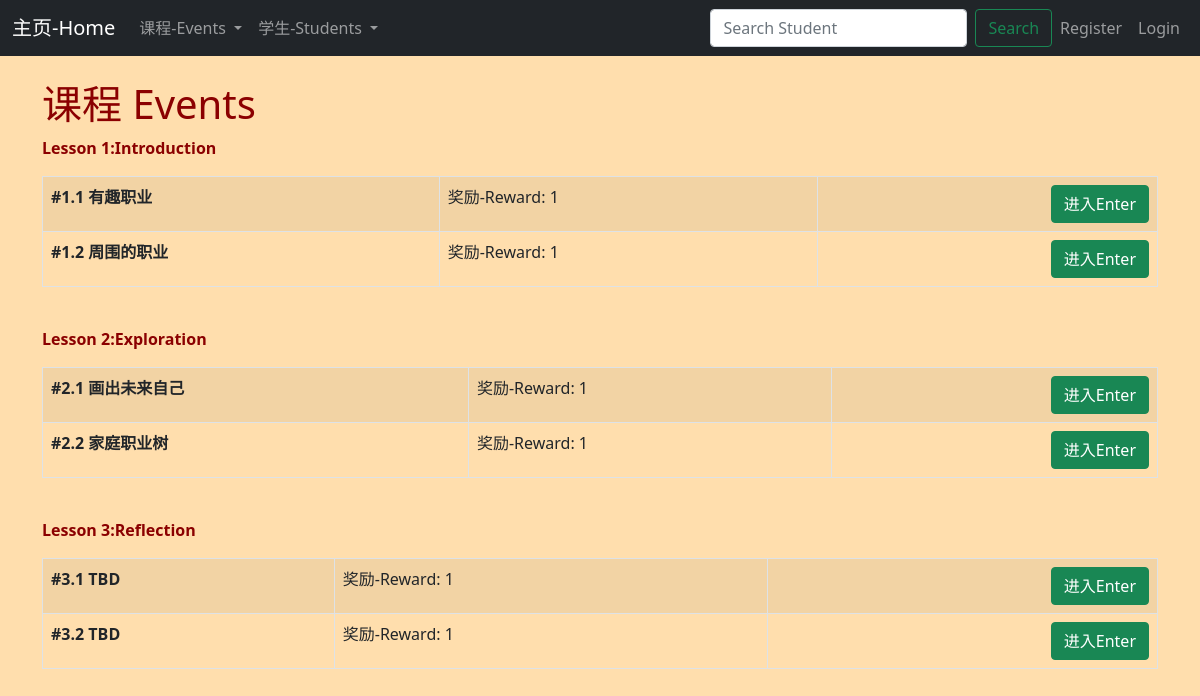
Before: /events with the older database file.
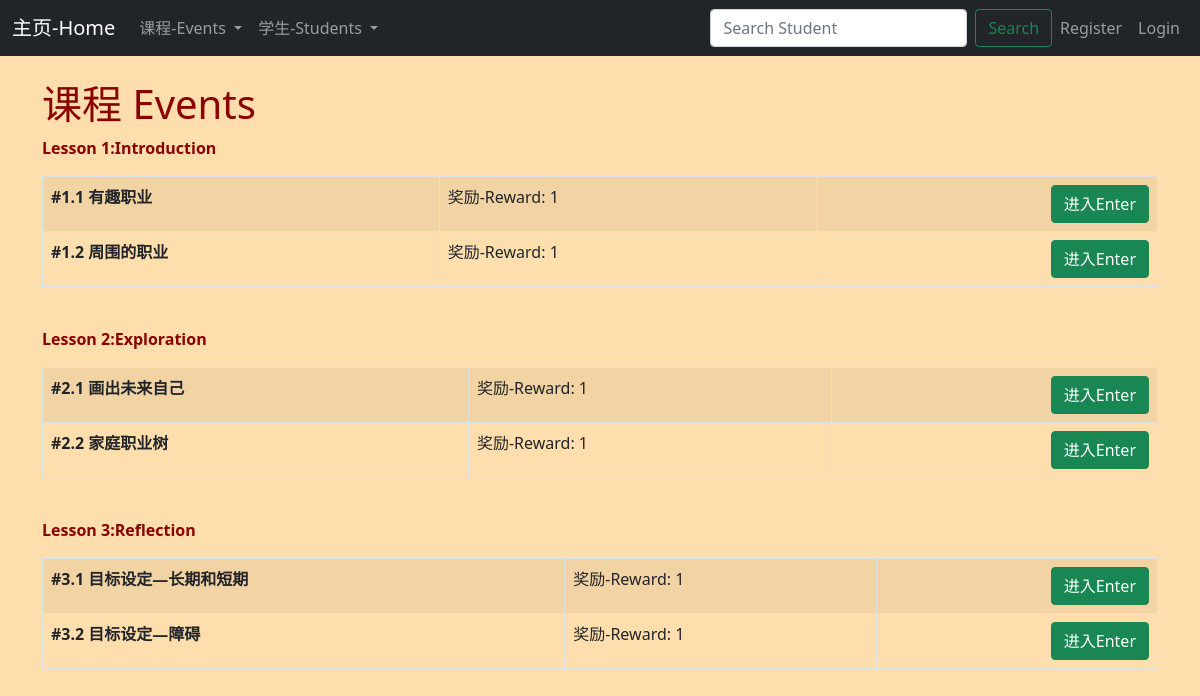
After: the same page with the newer database file.
### events/models.py (models this page shows, shortened)
class Event(models.Model):
	name = models.CharField('Event Name', max_length=120 )
	description = models.TextField(blank = True)
	lesson = models.IntegerField("Lesson Number", blank=False)
	reward = models.IntegerField("Badge",blank=False, default="1")

### events/views.py (the view)
# urls.py: path('events', views.all_events, name = 'list-events'),
def all_events(request):
	event_list = Event.objects.all()
	return render(request,
		'events/event_list.html', {
		'event_list' : event_list
		})

### events/templates/events/event_list.html (shortened to what this page needs)
{% extends 'events/base.html' %}
{% block content %}
<head>
</head>
	<h1> 课程 Events </h1>
<p><strong> Lesson 1:Introduction</strong></p>
<table class="table table-striped table-hover table-bordered ">
{% for event in event_list %}
{% if event.lesson == 1 %}
        	<tr>
    			<td>
    					<strong>{{ event.name }}</strong>
    			</td>
    			<td>
    				奖励-Reward: {{ event.reward }}
    			</td>
    			<td>
    					<a href=" {% url 'show-event' event.id %}">
    					<input type = "submit" value = "进入Enter" class = "btn btn-success" style="float: right;"></a>
    			</td>
    		</tr>
{% endif %}
{% endfor %}
</table>
<br/>
<p><strong> Lesson 2:Exploration</strong></p>
<table class="table table-striped table-hover table-bordered ">
{% for event in event_list %}
{% if event.lesson == 2 %}
        	<tr>
    			<td>
    					<strong>{{ event.name }}</strong>
    			</td>
    			<td>
    				奖励-Reward: {{ event.reward }}
    			</td>
    			<td>
    					<a href=" {% url 'show-event' event.id %}">
    					<input type = "submit" value = "进入Enter" class = "btn btn-success" style="float: right;"></a>
    			</td>
    		</tr>
{% endif %}
{% endfor %}
</table>
<br/>
<p><strong> Lesson 3:Reflection</strong></p>
<table class="table table-striped table-hover table-bordered ">
{% for event in event_list %}
{% if event.lesson == 3 %}
        	<tr>
    			<td>
    					<strong>{{ event.name }}</strong>
    			</td>
    			<td>
    				奖励-Reward: {{ event.reward }}
    			</td>
    			<td>
    					<a href=" {% url 'show-event' event.id %}">
    					<input type = "submit" value = "进入Enter" class = "btn btn-success" style="float: right;"></a>
    			</td>
    		</tr>
{% endif %}
{% endfor %}
</table>
<br/>
{% endblock %}

Changed rows visible on the page:
changed Event: name "#3.1 TBD" → "#3.1 目标设定—长期和短期"
changed Event: name "#3.2 TBD" → "#3.2 目标设定—障碍"
